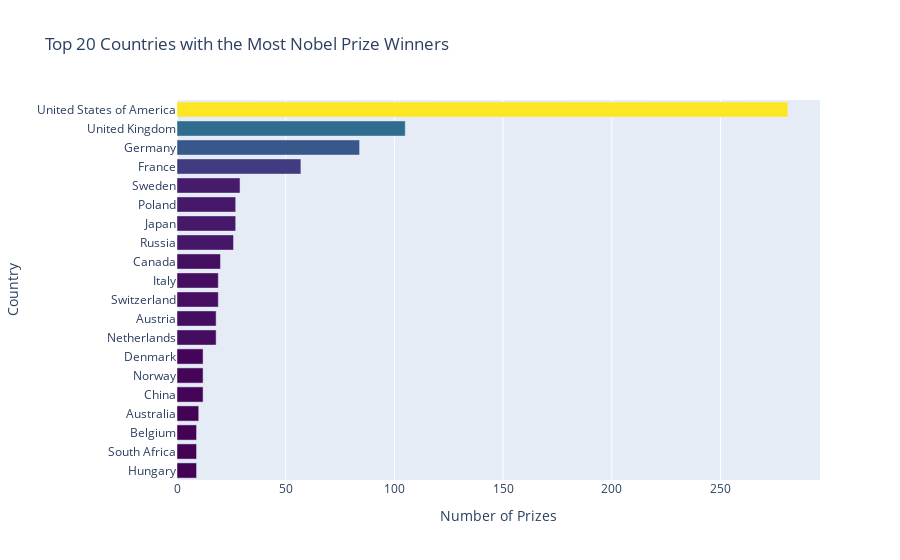

Here is the notebook cell this chart was saved with:
### Code cell
h_bar = px.bar(
    y=top20_countries.index,
    x=top20_countries.values,
    title="Top 20 Countries with the Most Nobel Prize Winners",
    orientation="h",
    color=top20_countries.values,
    color_continuous_scale="Viridis",
)

h_bar.update_layout(xaxis_title='Number of Prizes', 
                    yaxis_title='Country',
                    coloraxis_showscale=False,
                    yaxis={"dtick": 1}
                    )

h_bar.show()

### Figure 1 — Plotly figure (JSON) as saved in the notebook; plotly's stock layout.template omitted (floating-point values rounded to 4 significant figures)
{"data": [{"alignmentgroup": "True", "hovertemplate": "x=%{x}<br>y=%{y}<br>color=%{marker.color}<extra></extra>", "legendgroup": "", "marker": {"color": [9, 9, 9, 10, 12, 12, 12, 18, 18, 19, 19, 20, 26, 27, 27, 29, 57, 84, 105, 281], "coloraxis": "coloraxis", "pattern": {"shape": ""}}, "name": "", "offsetgroup": "", "orientation": "h", "showlegend": false, "textposition": "auto", "type": "bar", "x": [9, 9, 9, 10, 12, 12, 12, 18, 18, 19, 19, 20, 26, 27, 27, 29, 57, 84, 105, 281], "xaxis": "x", "y": ["Hungary", "South Africa", "Belgium", "Australia", "China", "Norway", "Denmark", "Netherlands", "Austria", "Switzerland", "Italy", "Canada", "Russia", "Japan", "Poland", "Sweden", "France", "Germany", "United Kingdom", "United States of America"], "yaxis": "y"}], "layout": {"barmode": "relative", "coloraxis": {"colorbar": {"title": {"text": "color"}}, "colorscale": [[0, "#440154"], [0.1111, "#482878"], [0.2222, "#3e4989"], [0.3333, "#31688e"], [0.4444, "#26828e"], [0.5556, "#1f9e89"], [0.6667, "#35b779"], [0.7778, "#6ece58"], [0.8889, "#b5de2b"], [1, "#fde725"]], "showscale": false}, "legend": {"tracegroupgap": 0}, "title": {"text": "Top 20 Countries with the Most Nobel Prize Winners"}, "xaxis": {"anchor": "y", "domain": [0, 1], "title": {"text": "Number of Prizes"}}, "yaxis": {"anchor": "x", "domain": [0, 1], "dtick": 1, "title": {"text": "Country"}}}}
